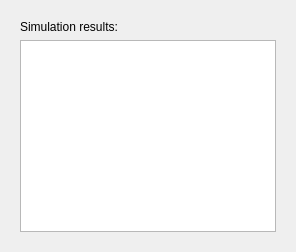
<?xml version="1.0" encoding="UTF-8"?>
<ui version="4.0">
 <class>pathfinding_simulation_results</class>
 <widget class="QWidget" name="pathfinding_simulation_results">
  <layout class="QVBoxLayout" name="vertical_layout">
   <item>
    <widget class="QWidget" name="results_widget" native="true">
     <layout class="QVBoxLayout" name="results_layout">
      <item>
       <widget class="QLabel" name="results_table_label">
        <property name="text">
         <string>Simulation results:</string>
        </property>
       </widget>
      </item>
      <item>
       <widget class="QTableWidget" name="results_table">
        <attribute name="horizontalHeaderDefaultSectionSize">
         <number>150</number>
        </attribute>
        <attribute name="horizontalHeaderStretchLastSection">
         <bool>true</bool>
        </attribute>
       </widget>
      </item>
     </layout>
    </widget>
   </item>
  </layout>
 </widget>
 <resources/>
 <connections/>
</ui>
